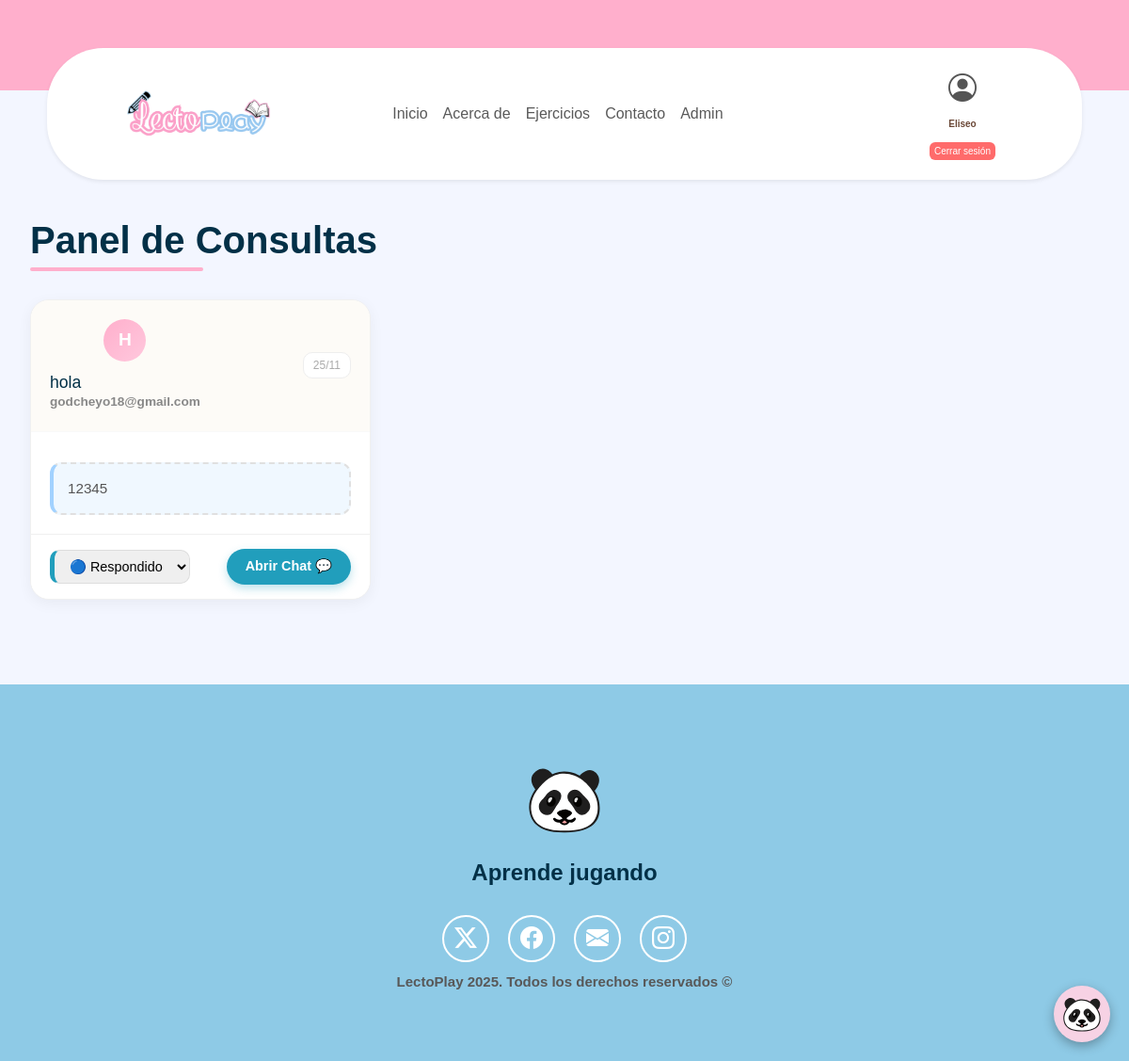
The app's page /panel-admin/consultas/ (signed in) with its own data.
### app/models.py (models this page shows, shortened)
class Ticket(models.Model):
    contacto = models.ForeignKey(Contacto, on_delete=models.CASCADE, related_name='tickets')
    estado = models.CharField(max_length=20, default='pendiente')   # pendiente / en_proceso / resuelto
    creado = models.DateTimeField(auto_now_add=True)
    codigo_acceso = models.CharField(max_length=50, unique=True, editable=False)

class Contacto(models.Model):
    nombre = models.CharField(max_length=120)
    correo = models.EmailField()
    mensaje = models.TextField()
    fecha_envio = models.DateField()  # Fecha seleccionada por el usuario
    creado = models.DateTimeField(auto_now_add=True)

### app/views.py (the view)
# urls.py: path("panel-admin/consultas/", views.admin_consultas, name="admin_consultas"),
@staff_member_required(login_url='/login/')
def admin_consultas(request):
    tickets_qs = Ticket.objects.order_by('-creado')
    tickets = []
    for t in tickets_qs:
        last = t.mensajes.order_by('-creado').first()
        unread = True if last and last.autor == 'usuario' else False
        tickets.append({
            'ticket': t,
            'last': last,
            'unread': unread,
        })
    unread_count = sum(1 for x in tickets if x['unread'])
    return render(request, "admin/admin_consultas.html", {
        "tickets": tickets,
        "unread_count": unread_count,
    })

### app/templates/admin/admin_consultas.html (shortened to what this page needs)
{% extends "home.html" %}
{% block content %}
<div class="consultas-main-container">
    <h1 class="page-title">Panel de Consultas</h1>
    {% if tickets %}
        <div class="tickets-grid">
            {% for item in tickets %}
            {% with ticket=item.ticket %}
            <article class="ticket-card">
                <div class="card-header-row">
                    <div class="user-info">
                        <div class="avatar-circle">
                            {{ ticket.contacto.nombre|slice:":1"|upper }}
                        </div>
                        <div class="user-text">
                            <h3>{{ ticket.contacto.nombre }}</h3>
                            <span>{{ ticket.contacto.correo }}</span>
                        </div>
                    </div>
                    <div class="date-badge">
                         {{ ticket.creado|date:"d/m" }}
                    </div>
                </div>
                <div class="card-body">
                    <div class="message-box">
                        {{ ticket.contacto.mensaje|truncatechars:120 }}
                    </div>
                </div>
                <div class="card-footer">
                    <form method="get" action="{% url 'cambiar_estado' ticket.id %}">
                        <select name="estado" onchange="this.form.submit()"
                                class="status-select status-{{ ticket.estado }}">
                            <option value="respondido" {% if ticket.estado == 'respondido' %}selected{% endif %}>🔵 Respondido</option>
                        </select>
                    </form>
                    <a href="{% url 'consulta_detalle' ticket.id %}" class="btn-chat">
                        Abrir Chat 💬
                    </a>
                </div>
            </article>
            {% endwith %}
            {% endfor %}
        </div>
    {% else %}
        <div class="empty-state">
            <div class="empty-icon"></div>
            <h3>¡Todo limpio!</h3>
            <p>No tienes consultas pendientes en este momento.</p>
        </div>
    {% endif %}
</div>
{% endblock %}

### app/templates/home.html (shortened to what this page needs)
<!DOCTYPE html>
<html lang="es">
<head>
    {% load static %}
    <link href="https://cdn.jsdelivr.net/npm/bootstrap@5.3.2/dist/css/bootstrap.min.css" rel="stylesheet">
    <link rel="stylesheet" href="https://cdn.jsdelivr.net/npm/bootstrap-icons@1.13.1/font/bootstrap-icons.min.css">
    <link rel="stylesheet" href="{% static 'css/style.css' %}?v=1.1">
    <link rel="stylesheet" href="{% static 'css/chatbot.css' %}">
</head>
<body>
    <header class="navbar">
        <div class="container-fluid py-3 d-none d-md-block d-flex justify-content-end"></div>
    </header>
    <nav class="navbar navbar-expand-lg bg-white shadow-sm white-navbar" style="border-radius:60px; padding:10px 35px; margin-top:-45px;">
        <div class="container d-flex align-items-center justify-content-between">
            <div class="d-flex align-items-center gap-3">
                <a class="navbar-brand" href="{% url 'home' %}">
                    <img src="{% static 'css/logo3.png' %}" height="55" style="object-fit:contain;" alt="Logo LectoPlay">
                </a>
            </div>
            <div class="collapse navbar-collapse" id="lectoplay_nav">
                <ul class="navbar-nav mx-auto white-nav-links">
                    <li class="nav-item">
                        <a class="nav-link {% if request.resolver_match.url_name == 'home' %}active{% endif %}" href="{% url 'home' %}">Inicio</a>
                    </li>
                    <li class="nav-item">
                        <a class="nav-link {% if request.resolver_match.url_name == 'about' %}active{% endif %}" href="{% url 'about' %}">Acerca de</a>
                    </li>
                    <li class="nav-item">
                        <a class="nav-link {% if request.resolver_match.url_name == 'ejercicios' %}active{% endif %}" href="{% url 'ejercicios' %}">Ejercicios</a>
                    </li>
                    <li class="nav-item">
                        <a class="nav-link {% if request.resolver_match.url_name == 'contacto' %}active{% endif %}" href="{% url 'contacto' %}">Contacto</a>
                    </li>
                    {% if request.user.is_authenticated and request.user.is_staff %}
                    <li class="nav-item">
                        <a class="nav-link" href="{% url 'admin_dashboard' %}">Admin</a>
                    </li>
                    {% endif %}
                </ul>
                <div class="d-flex align-items-center ms-auto">
                    <div id="user-info">
                        {% if user.is_authenticated %}
                        <div class="user-avatar d-flex align-items-center gap-2">
                            <i class="bi bi-person-circle" style="font-size: 30px;"></i>
                            <span style="font-weight:600; font-size: 10px; color:#6a4736;">
                             {{ user.username }}
                            </span>
                            <form method="post" action="{% url 'logout' %}">
                                <button type="submit" style="background:#ff6b6b; border:none; padding:2px 5px; border-radius:6px; color:white; font-size: 10px; cursor:pointer;">
                                    Cerrar sesión
                                </button>
                            </form>
                        </div>
                        {% else %}
                        <button id="login-btn" class="login-btn" onclick="window.location.href='/login'">
                            Iniciar Sesión
                        </button>
                        {% endif %}
                    </div>
                </div>
            </div>
        </div>
    </nav>
    <main class="container-fluid my-4">
        {% block content %}
        {% endblock content %}
    </main>
    <div id="chatbot-toggle" role="button" aria-label="Abrir chat">
        <img src="{% static 'css/oso.svg' %}" alt="Chatbot"
             style="width: 70%; height: 70%; object-fit: contain; pointer-events: none;">
    </div>
    <footer class="footer-seccion d-flex flex-column align-items-center justify-content-center">
        <img class="footer-logo" src="{% static 'css/oso.svg' %}" alt="Logo PandaPlay">
        <p class="footer-texto text-center">Aprende jugando</p>
        <div class="iconos-redes-sociales d-flex flex-wrap align-items-center justify-content-center">
            <a href="https://x.com/" target="_blank" rel="noopener noreferrer">
                <i class="bi bi-twitter-x"></i>
            </a>
            <a href="https://facebook.com/" target="_blank" rel="noopener noreferrer">
                <i class="bi bi-facebook"></i>
            </a>
            <a href="mailto:batresandrea90@gmail.com" target="_blank" rel="noopener noreferrer">
                <i class="bi bi-envelope-fill"></i>
            </a>
            <a href="https://instagram.com/" target="_blank" rel="noopener noreferrer">
                <i class="bi bi-instagram"></i>
            </a>
         </div>
         <div class="derechos-de-autor">
            LectoPlay 2025. Todos los derechos reservados &#169;
         </div>
    </footer>
</body>
</html>

### app/static/css/chatbot.css (style rules this page uses)
:root { --primary-pink: #f7d2e4; --primary-blue: #a3c4f3; --dark-gray: #374151; --light-gray: #f3f4f6; }
#chatbot-toggle { position: fixed; bottom: 20px; right: 20px; width: 60px; height: 60px; background-color: var(--primary-pink); border-radius: 50%; display: flex; align-items: center; justify-content: center; cursor: pointer; box-shadow: 0 4px 12px rgba(0, 0, 0, 0.3); transition: transform 0.2s ease-in-out, background-color 0.2s; z-index: 1000; }

### records on screen
Ticket: ticket.contacto.nombre "H", ticket.contacto.nombre "hola", ticket.contacto.correo "godcheyo18@gmail.com", ticket.creado "25/11", ticket.contacto.mensaje "12345", estado "🔵 Respondido"

### other values on screen
{{ user.username }} "Eliseo"
